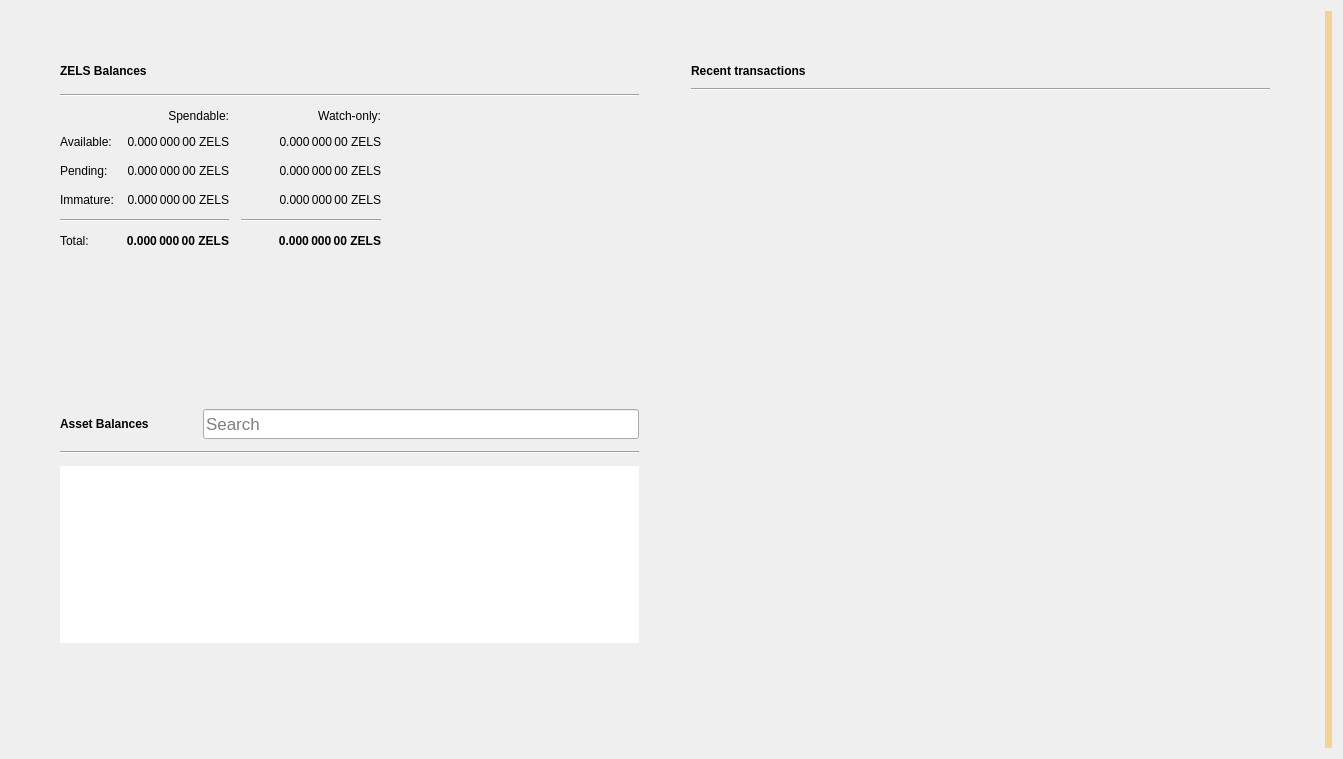
<?xml version="1.0" encoding="UTF-8"?>
<ui version="4.0">
 <class>OverviewPage</class>
 <widget class="QWidget" name="OverviewPage">
  <property name="geometry">
   <rect>
    <x>0</x>
    <y>0</y>
    <width>1343</width>
    <height>759</height>
   </rect>
  </property>
  <property name="windowTitle">
   <string>Form</string>
  </property>
  <property name="autoFillBackground">
   <bool>false</bool>
  </property>
  <layout class="QGridLayout" name="gridLayout_3">
   <item row="0" column="1">
    <layout class="QVBoxLayout" name="verticalLayout_7">
     <property name="spacing">
      <number>0</number>
     </property>
     <property name="leftMargin">
      <number>0</number>
     </property>
     <property name="topMargin">
      <number>0</number>
     </property>
     <property name="rightMargin">
      <number>0</number>
     </property>
     <property name="bottomMargin">
      <number>0</number>
     </property>
     <item>
      <layout class="QHBoxLayout" name="horizontalLayout" stretch="0,0">
       <property name="spacing">
        <number>34</number>
       </property>
       <property name="sizeConstraint">
        <enum>QLayout::SetMaximumSize</enum>
       </property>
       <property name="leftMargin">
        <number>40</number>
       </property>
       <property name="topMargin">
        <number>40</number>
       </property>
       <property name="rightMargin">
        <number>40</number>
       </property>
       <property name="bottomMargin">
        <number>40</number>
       </property>
       <item>
        <layout class="QVBoxLayout" name="verticalLayout_2">
         <property name="spacing">
          <number>34</number>
         </property>
         <property name="rightMargin">
          <number>0</number>
         </property>
         <item>
          <widget class="QFrame" name="frame">
           <property name="sizePolicy">
            <sizepolicy hsizetype="Preferred" vsizetype="Preferred">
             <horstretch>0</horstretch>
             <verstretch>0</verstretch>
            </sizepolicy>
           </property>
           <property name="frameShape">
            <enum>QFrame::NoFrame</enum>
           </property>
           <property name="frameShadow">
            <enum>QFrame::Raised</enum>
           </property>
           <property name="lineWidth">
            <number>10</number>
           </property>
           <layout class="QVBoxLayout" name="verticalLayout_4">
            <property name="spacing">
             <number>12</number>
            </property>
            <item>
             <layout class="QHBoxLayout" name="horizontalLayout_4">
              <item>
               <widget class="QLabel" name="rvnBalancesLabel">
                <property name="font">
                 <font>
                  <weight>75</weight>
                  <bold>true</bold>
                 </font>
                </property>
                <property name="text">
                 <string>ZELS Balances</string>
                </property>
               </widget>
              </item>
              <item>
               <widget class="QPushButton" name="labelWalletStatus">
                <property name="enabled">
                 <bool>true</bool>
                </property>
                <property name="maximumSize">
                 <size>
                  <width>30</width>
                  <height>16777215</height>
                 </size>
                </property>
                <property name="toolTip">
                 <string>The displayed information may be out of date. Your wallet automatically synchronizes with the Zelantus network after a connection is established, but this process has not completed yet.</string>
                </property>
                <property name="text">
                 <string/>
                </property>
                <property name="icon">
                 <iconset>
                  <normaloff>:/icons/warning</normaloff>
                  <disabledoff>:/icons/warning</disabledoff>:/icons/warning</iconset>
                </property>
                <property name="iconSize">
                 <size>
                  <width>24</width>
                  <height>24</height>
                 </size>
                </property>
                <property name="flat">
                 <bool>true</bool>
                </property>
               </widget>
              </item>
              <item>
               <spacer name="horizontalSpacer_3">
                <property name="orientation">
                 <enum>Qt::Horizontal</enum>
                </property>
                <property name="sizeHint" stdset="0">
                 <size>
                  <width>40</width>
                  <height>20</height>
                 </size>
                </property>
               </spacer>
              </item>
             </layout>
            </item>
            <item>
             <widget class="Line" name="line_2">
              <property name="orientation">
               <enum>Qt::Horizontal</enum>
              </property>
             </widget>
            </item>
            <item>
             <layout class="QGridLayout" name="gridLayout">
              <property name="spacing">
               <number>12</number>
              </property>
              <item row="3" column="2">
               <widget class="QLabel" name="labelWatchImmature">
                <property name="font">
                 <font>
                  <weight>50</weight>
                  <bold>false</bold>
                 </font>
                </property>
                <property name="cursor">
                 <cursorShape>IBeamCursor</cursorShape>
                </property>
                <property name="toolTip">
                 <string>Mined balance in watch-only addresses that has not yet matured</string>
                </property>
                <property name="text">
                 <string notr="true">0.000 000 00 ZELS</string>
                </property>
                <property name="alignment">
                 <set>Qt::AlignRight|Qt::AlignTrailing|Qt::AlignVCenter</set>
                </property>
                <property name="textInteractionFlags">
                 <set>Qt::LinksAccessibleByMouse|Qt::TextSelectableByKeyboard|Qt::TextSelectableByMouse</set>
                </property>
               </widget>
              </item>
              <item row="2" column="3">
               <spacer name="horizontalSpacer_2">
                <property name="orientation">
                 <enum>Qt::Horizontal</enum>
                </property>
                <property name="sizeHint" stdset="0">
                 <size>
                  <width>40</width>
                  <height>20</height>
                 </size>
                </property>
               </spacer>
              </item>
              <item row="1" column="0">
               <widget class="QLabel" name="labelBalanceText">
                <property name="text">
                 <string>Available:</string>
                </property>
               </widget>
              </item>
              <item row="1" column="2">
               <widget class="QLabel" name="labelWatchAvailable">
                <property name="font">
                 <font>
                  <weight>50</weight>
                  <bold>false</bold>
                 </font>
                </property>
                <property name="cursor">
                 <cursorShape>IBeamCursor</cursorShape>
                </property>
                <property name="toolTip">
                 <string>Your current balance in watch-only addresses</string>
                </property>
                <property name="text">
                 <string notr="true">0.000 000 00 ZELS</string>
                </property>
                <property name="alignment">
                 <set>Qt::AlignRight|Qt::AlignTrailing|Qt::AlignVCenter</set>
                </property>
                <property name="textInteractionFlags">
                 <set>Qt::LinksAccessibleByMouse|Qt::TextSelectableByKeyboard|Qt::TextSelectableByMouse</set>
                </property>
               </widget>
              </item>
              <item row="2" column="1">
               <widget class="QLabel" name="labelUnconfirmed">
                <property name="font">
                 <font>
                  <weight>50</weight>
                  <bold>false</bold>
                 </font>
                </property>
                <property name="cursor">
                 <cursorShape>IBeamCursor</cursorShape>
                </property>
                <property name="toolTip">
                 <string>Total of transactions that have yet to be confirmed, and do not yet count toward the spendable balance</string>
                </property>
                <property name="text">
                 <string notr="true">0.000 000 00 ZELS</string>
                </property>
                <property name="alignment">
                 <set>Qt::AlignRight|Qt::AlignTrailing|Qt::AlignVCenter</set>
                </property>
                <property name="textInteractionFlags">
                 <set>Qt::LinksAccessibleByMouse|Qt::TextSelectableByKeyboard|Qt::TextSelectableByMouse</set>
                </property>
               </widget>
              </item>
              <item row="4" column="2">
               <widget class="Line" name="lineWatchBalance">
                <property name="sizePolicy">
                 <sizepolicy hsizetype="Preferred" vsizetype="Fixed">
                  <horstretch>0</horstretch>
                  <verstretch>0</verstretch>
                 </sizepolicy>
                </property>
                <property name="minimumSize">
                 <size>
                  <width>140</width>
                  <height>0</height>
                 </size>
                </property>
                <property name="orientation">
                 <enum>Qt::Horizontal</enum>
                </property>
               </widget>
              </item>
              <item row="0" column="1">
               <widget class="QLabel" name="labelSpendable">
                <property name="text">
                 <string>Spendable:</string>
                </property>
                <property name="alignment">
                 <set>Qt::AlignRight|Qt::AlignTrailing|Qt::AlignVCenter</set>
                </property>
               </widget>
              </item>
              <item row="3" column="0">
               <widget class="QLabel" name="labelImmatureText">
                <property name="text">
                 <string>Immature:</string>
                </property>
               </widget>
              </item>
              <item row="5" column="2">
               <widget class="QLabel" name="labelWatchTotal">
                <property name="font">
                 <font>
                  <weight>75</weight>
                  <bold>true</bold>
                 </font>
                </property>
                <property name="cursor">
                 <cursorShape>IBeamCursor</cursorShape>
                </property>
                <property name="toolTip">
                 <string>Current total balance in watch-only addresses</string>
                </property>
                <property name="text">
                 <string notr="true">0.000 000 00 ZELS</string>
                </property>
                <property name="alignment">
                 <set>Qt::AlignRight|Qt::AlignTrailing|Qt::AlignVCenter</set>
                </property>
                <property name="textInteractionFlags">
                 <set>Qt::LinksAccessibleByMouse|Qt::TextSelectableByKeyboard|Qt::TextSelectableByMouse</set>
                </property>
               </widget>
              </item>
              <item row="4" column="0" colspan="2">
               <widget class="Line" name="line">
                <property name="orientation">
                 <enum>Qt::Horizontal</enum>
                </property>
               </widget>
              </item>
              <item row="0" column="2">
               <widget class="QLabel" name="labelWatchonly">
                <property name="text">
                 <string>Watch-only:</string>
                </property>
                <property name="alignment">
                 <set>Qt::AlignRight|Qt::AlignTrailing|Qt::AlignVCenter</set>
                </property>
               </widget>
              </item>
              <item row="5" column="1">
               <widget class="QLabel" name="labelTotal">
                <property name="font">
                 <font>
                  <weight>75</weight>
                  <bold>true</bold>
                 </font>
                </property>
                <property name="cursor">
                 <cursorShape>IBeamCursor</cursorShape>
                </property>
                <property name="toolTip">
                 <string>Your current total balance</string>
                </property>
                <property name="text">
                 <string notr="true">0.000 000 00 ZELS</string>
                </property>
                <property name="alignment">
                 <set>Qt::AlignRight|Qt::AlignTrailing|Qt::AlignVCenter</set>
                </property>
                <property name="textInteractionFlags">
                 <set>Qt::LinksAccessibleByMouse|Qt::TextSelectableByKeyboard|Qt::TextSelectableByMouse</set>
                </property>
               </widget>
              </item>
              <item row="1" column="1">
               <widget class="QLabel" name="labelBalance">
                <property name="font">
                 <font>
                  <weight>50</weight>
                  <bold>false</bold>
                 </font>
                </property>
                <property name="cursor">
                 <cursorShape>IBeamCursor</cursorShape>
                </property>
                <property name="toolTip">
                 <string>Your current spendable balance</string>
                </property>
                <property name="text">
                 <string notr="true">0.000 000 00 ZELS</string>
                </property>
                <property name="alignment">
                 <set>Qt::AlignRight|Qt::AlignTrailing|Qt::AlignVCenter</set>
                </property>
                <property name="textInteractionFlags">
                 <set>Qt::LinksAccessibleByMouse|Qt::TextSelectableByKeyboard|Qt::TextSelectableByMouse</set>
                </property>
               </widget>
              </item>
              <item row="2" column="0">
               <widget class="QLabel" name="labelPendingText">
                <property name="text">
                 <string>Pending:</string>
                </property>
               </widget>
              </item>
              <item row="5" column="0">
               <widget class="QLabel" name="labelTotalText">
                <property name="text">
                 <string>Total:</string>
                </property>
               </widget>
              </item>
              <item row="3" column="1">
               <widget class="QLabel" name="labelImmature">
                <property name="font">
                 <font>
                  <weight>50</weight>
                  <bold>false</bold>
                 </font>
                </property>
                <property name="cursor">
                 <cursorShape>IBeamCursor</cursorShape>
                </property>
                <property name="toolTip">
                 <string>Mined balance that has not yet matured</string>
                </property>
                <property name="text">
                 <string notr="true">0.000 000 00 ZELS</string>
                </property>
                <property name="alignment">
                 <set>Qt::AlignRight|Qt::AlignTrailing|Qt::AlignVCenter</set>
                </property>
                <property name="textInteractionFlags">
                 <set>Qt::LinksAccessibleByMouse|Qt::TextSelectableByKeyboard|Qt::TextSelectableByMouse</set>
                </property>
               </widget>
              </item>
              <item row="2" column="2">
               <widget class="QLabel" name="labelWatchPending">
                <property name="font">
                 <font>
                  <weight>50</weight>
                  <bold>false</bold>
                 </font>
                </property>
                <property name="cursor">
                 <cursorShape>IBeamCursor</cursorShape>
                </property>
                <property name="toolTip">
                 <string>Unconfirmed transactions to watch-only addresses</string>
                </property>
                <property name="text">
                 <string notr="true">0.000 000 00 ZELS</string>
                </property>
                <property name="alignment">
                 <set>Qt::AlignRight|Qt::AlignTrailing|Qt::AlignVCenter</set>
                </property>
                <property name="textInteractionFlags">
                 <set>Qt::LinksAccessibleByMouse|Qt::TextSelectableByKeyboard|Qt::TextSelectableByMouse</set>
                </property>
               </widget>
              </item>
             </layout>
            </item>
           </layout>
          </widget>
         </item>
         <item>
          <widget class="QWidget" name="assetVerticalSpaceWidget2" native="true">
           <property name="autoFillBackground">
            <bool>false</bool>
           </property>
           <layout class="QVBoxLayout" name="verticalLayout_6">
            <item>
             <spacer name="verticalSpacer_4">
              <property name="orientation">
               <enum>Qt::Vertical</enum>
              </property>
              <property name="sizeHint" stdset="0">
               <size>
                <width>20</width>
                <height>87</height>
               </size>
              </property>
             </spacer>
            </item>
           </layout>
          </widget>
         </item>
         <item>
          <widget class="QFrame" name="assetFrame">
           <property name="autoFillBackground">
            <bool>true</bool>
           </property>
           <property name="frameShape">
            <enum>QFrame::NoFrame</enum>
           </property>
           <property name="frameShadow">
            <enum>QFrame::Plain</enum>
           </property>
           <property name="lineWidth">
            <number>0</number>
           </property>
           <layout class="QVBoxLayout" name="verticalLayout_5">
            <property name="spacing">
             <number>12</number>
            </property>
            <item>
             <layout class="QHBoxLayout" name="assetBalanceHorizontalLayout">
              <item alignment="Qt::AlignVCenter">
               <widget class="QLabel" name="assetBalanceLabel">
                <property name="font">
                 <font>
                  <weight>75</weight>
                  <bold>true</bold>
                 </font>
                </property>
                <property name="text">
                 <string>Asset Balances</string>
                </property>
               </widget>
              </item>
              <item>
               <widget class="QPushButton" name="labelAssetStatus">
                <property name="enabled">
                 <bool>true</bool>
                </property>
                <property name="maximumSize">
                 <size>
                  <width>30</width>
                  <height>16777215</height>
                 </size>
                </property>
                <property name="toolTip">
                 <string>The displayed information may be out of date. Your wallet automatically synchronizes with the Zelantus network after a connection is established, but this process has not completed yet.</string>
                </property>
                <property name="text">
                 <string/>
                </property>
                <property name="icon">
                 <iconset>
                  <normaloff>:/icons/warning</normaloff>
                  <disabledoff>:/icons/warning</disabledoff>:/icons/warning</iconset>
                </property>
                <property name="iconSize">
                 <size>
                  <width>24</width>
                  <height>24</height>
                 </size>
                </property>
                <property name="flat">
                 <bool>true</bool>
                </property>
               </widget>
              </item>
              <item alignment="Qt::AlignBottom">
               <widget class="QLineEdit" name="assetSearch">
                <property name="sizePolicy">
                 <sizepolicy hsizetype="Expanding" vsizetype="Preferred">
                  <horstretch>0</horstretch>
                  <verstretch>0</verstretch>
                 </sizepolicy>
                </property>
                <property name="minimumSize">
                 <size>
                  <width>0</width>
                  <height>30</height>
                 </size>
                </property>
                <property name="maximumSize">
                 <size>
                  <width>16777215</width>
                  <height>30</height>
                 </size>
                </property>
                <property name="sizeIncrement">
                 <size>
                  <width>0</width>
                  <height>0</height>
                 </size>
                </property>
                <property name="baseSize">
                 <size>
                  <width>0</width>
                  <height>0</height>
                 </size>
                </property>
                <property name="font">
                 <font>
                  <pointsize>13</pointsize>
                 </font>
                </property>
                <property name="maxLength">
                 <number>32</number>
                </property>
                <property name="frame">
                 <bool>true</bool>
                </property>
                <property name="alignment">
                 <set>Qt::AlignLeading|Qt::AlignLeft|Qt::AlignVCenter</set>
                </property>
                <property name="placeholderText">
                 <string>Search</string>
                </property>
                <property name="clearButtonEnabled">
                 <bool>true</bool>
                </property>
               </widget>
              </item>
             </layout>
            </item>
            <item>
             <widget class="Line" name="assetBalanceLine">
              <property name="orientation">
               <enum>Qt::Horizontal</enum>
              </property>
             </widget>
            </item>
            <item>
             <widget class="QListView" name="listAssets">
              <property name="frameShape">
               <enum>QFrame::NoFrame</enum>
              </property>
              <property name="lineWidth">
               <number>0</number>
              </property>
              <property name="verticalScrollMode">
               <enum>QAbstractItemView::ScrollPerItem</enum>
              </property>
             </widget>
            </item>
            <item>
             <widget class="QWidget" name="assetVerticalSpaceWidget" native="true">
              <property name="autoFillBackground">
               <bool>false</bool>
              </property>
              <layout class="QVBoxLayout" name="verticalLayout">
               <item>
                <spacer name="verticalSpacer_3">
                 <property name="orientation">
                  <enum>Qt::Vertical</enum>
                 </property>
                 <property name="sizeHint" stdset="0">
                  <size>
                   <width>20</width>
                   <height>40</height>
                  </size>
                 </property>
                </spacer>
               </item>
              </layout>
             </widget>
            </item>
           </layout>
          </widget>
         </item>
        </layout>
       </item>
       <item>
        <layout class="QVBoxLayout" name="verticalLayout_3">
         <property name="spacing">
          <number>34</number>
         </property>
         <property name="leftMargin">
          <number>0</number>
         </property>
         <item>
          <widget class="QFrame" name="frame_2">
           <property name="sizePolicy">
            <sizepolicy hsizetype="Preferred" vsizetype="Fixed">
             <horstretch>0</horstretch>
             <verstretch>0</verstretch>
            </sizepolicy>
           </property>
           <property name="frameShape">
            <enum>QFrame::NoFrame</enum>
           </property>
           <property name="frameShadow">
            <enum>QFrame::Plain</enum>
           </property>
           <property name="lineWidth">
            <number>0</number>
           </property>
           <layout class="QGridLayout" name="gridLayout_2">
            <property name="horizontalSpacing">
             <number>12</number>
            </property>
            <item row="0" column="0">
             <layout class="QHBoxLayout" name="horizontalLayout_2">
              <item>
               <widget class="QLabel" name="recentTransactionsLabel">
                <property name="font">
                 <font>
                  <weight>75</weight>
                  <bold>true</bold>
                 </font>
                </property>
                <property name="text">
                 <string>Recent transactions</string>
                </property>
               </widget>
              </item>
              <item>
               <widget class="QPushButton" name="labelTransactionsStatus">
                <property name="enabled">
                 <bool>true</bool>
                </property>
                <property name="maximumSize">
                 <size>
                  <width>30</width>
                  <height>16777215</height>
                 </size>
                </property>
                <property name="toolTip">
                 <string>The displayed information may be out of date. Your wallet automatically synchronizes with the Zelantus network after a connection is established, but this process has not completed yet.</string>
                </property>
                <property name="text">
                 <string/>
                </property>
                <property name="icon">
                 <iconset>
                  <normaloff>:/icons/warning</normaloff>
                  <disabledoff>:/icons/warning</disabledoff>:/icons/warning</iconset>
                </property>
                <property name="iconSize">
                 <size>
                  <width>24</width>
                  <height>24</height>
                 </size>
                </property>
                <property name="flat">
                 <bool>true</bool>
                </property>
               </widget>
              </item>
              <item>
               <spacer name="horizontalSpacer">
                <property name="orientation">
                 <enum>Qt::Horizontal</enum>
                </property>
                <property name="sizeHint" stdset="0">
                 <size>
                  <width>40</width>
                  <height>20</height>
                 </size>
                </property>
               </spacer>
              </item>
             </layout>
            </item>
            <item row="2" column="0">
             <widget class="QListView" name="listTransactions">
              <property name="styleSheet">
               <string notr="true">QListView { background: transparent; }</string>
              </property>
              <property name="frameShape">
               <enum>QFrame::NoFrame</enum>
              </property>
              <property name="verticalScrollBarPolicy">
               <enum>Qt::ScrollBarAlwaysOff</enum>
              </property>
              <property name="horizontalScrollBarPolicy">
               <enum>Qt::ScrollBarAlwaysOff</enum>
              </property>
              <property name="selectionMode">
               <enum>QAbstractItemView::NoSelection</enum>
              </property>
             </widget>
            </item>
            <item row="1" column="0">
             <widget class="Line" name="line_3">
              <property name="orientation">
               <enum>Qt::Horizontal</enum>
              </property>
             </widget>
            </item>
           </layout>
          </widget>
         </item>
         <item>
          <spacer name="verticalSpacer_2">
           <property name="orientation">
            <enum>Qt::Vertical</enum>
           </property>
           <property name="sizeHint" stdset="0">
            <size>
             <width>20</width>
             <height>40</height>
            </size>
           </property>
          </spacer>
         </item>
        </layout>
       </item>
      </layout>
     </item>
    </layout>
   </item>
   <item row="0" column="3">
    <widget class="QLabel" name="labelAlerts">
     <property name="visible">
      <bool>true</bool>
     </property>
     <property name="styleSheet">
      <string notr="true">QLabel { background-color: qlineargradient(x1: 0, y1: 0, x2: 1, y2: 0, stop:0 #F0D0A0, stop:1 #F8D488); color:#000000; }</string>
     </property>
     <property name="wordWrap">
      <bool>true</bool>
     </property>
     <property name="margin">
      <number>3</number>
     </property>
     <property name="textInteractionFlags">
      <set>Qt::TextSelectableByMouse</set>
     </property>
    </widget>
   </item>
  </layout>
 </widget>
 <resources/>
 <connections/>
</ui>
